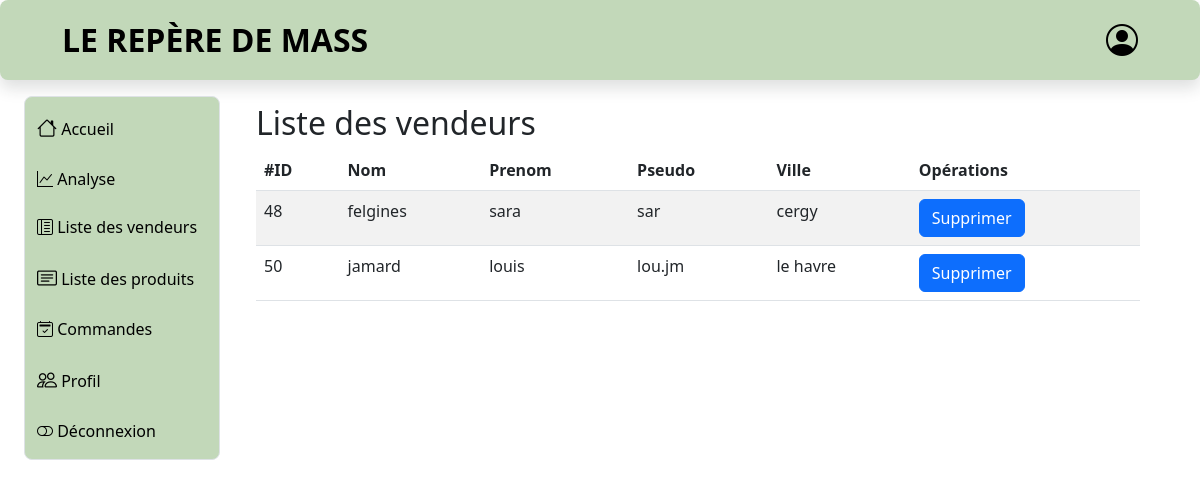
The page /profil/admin/vendeur.php (signed in) on the database as committed earlier.
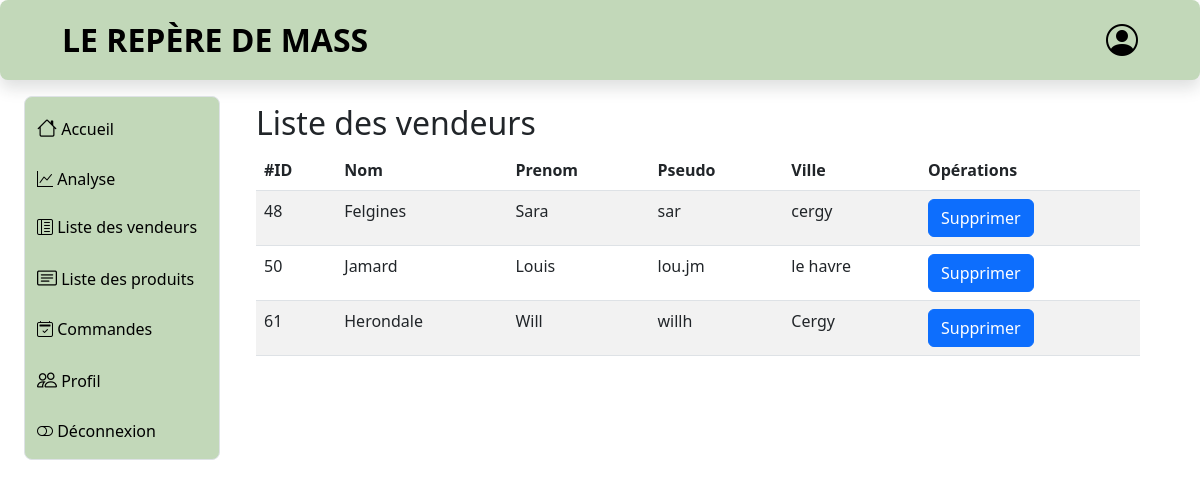
The same page on the database as committed later.
### tables this page shows
CREATE TABLE `utilisateurs` (
  `id` int NOT NULL,
  `nom` varchar(100) NOT NULL,
  `prenom` varchar(100) NOT NULL,
  `pseudo` varchar(100) NOT NULL,
  `ville` varchar(100) NOT NULL,
  `email` varchar(100) NOT NULL,
  `password` text NOT NULL,
  `abonnement` tinyint(1) NOT NULL DEFAULT '0',
  `statut` varchar(40) NOT NULL DEFAULT 'client',
  `token` text NOT NULL,
  `date_inscription` datetime NOT NULL DEFAULT CURRENT_TIMESTAMP
);

### profil/admin/vendeur.php (the view, shortened to what this page needs)
<!DOCTYPE html>
<html lang="fr">
<head>
    <link href="../css/bootstrap.css" rel="stylesheet">
    <link href="../css/bootstrap-icons.css" rel="stylesheet">
    <link href="../css/sidenav.css" rel="stylesheet">
    <link href="../css/header2.css" rel="stylesheet">
    <link href="../css/index.css" rel="stylesheet">
    <link href="../css/profilpage.css" rel="stylesheet">
</head>
<body>
    <header class="shadow rounded-3 bg-light" id="header-box">
        <div class="container-fluid col-11" id="header-container">
            <div class=" d-flex align-items-center justify-content-between">
                <div class="py-3 col-sm-auto justify-content-center">
                    <div id="title">LE REPÈRE DE MASS</div>
                </div>
                <div class="text-end">
                    <a href="main_ad.php" class="d-block link-dark text-decoration-none">
                        <i id="log-logo" class="bi bi-person-circle"></i>
                    </a>
                </div>
            </div>
        </div>
    </header>
    <div class="mt-3 container-fluid pb-3 flex-grow-1 d-flex flex-column flex-sm-row overflow-auto">
        <div class="row flex-grow-sm-1 flex-grow-0 container-fluid">
            <?php include 'barre_navigation_ad.php'; ?>
            <main class="col overflow-auto h-100 w-100">
                <div class="container py-2">
                    <h2>Liste des vendeurs</h2>
                    <table class="table table-striped table-hover">
                        <thead>
                            <tr>
                                <th>#ID</th>
                                <th>Nom</th>
                                <th>Prenom</th>
                                <th>Pseudo</th>
                                <th>Ville</th>
                                <th>Opérations</th>
                            </tr>
                        </thead>
                        <?php
                            require_once '../../include/config.php';
                            $req = $bdd->query("SELECT * FROM utilisateurs");
                            if ($req->rowCount() > 0) {
                                while($utilisateurs = $req->fetch()) {
                                    if($utilisateurs["statut"] == "vendeur"){
                                        echo "<tr>
                                                <td>".$utilisateurs["id"]."</td>
                                                <td>".$utilisateurs["nom"]."</td>
                                                <td>".$utilisateurs["prenom"]."</td>
                                                <td>".$utilisateurs["pseudo"]."</td>
                                                <td>".$utilisateurs["ville"]."</td>
                                                <td>
                                                    <a  class='btn btn-primary' href='supp_vendeur.php?id=".$utilisateurs["id"]."' onclick=\"return confirm('Êtes-vous sûr de vouloir supprimer ce vendeur?');\">Supprimer</a>
                                                </td>
                                            </tr>";
                                    }
                                }
                            }
                        ?>
                    </table>
                </div>
            </main>
        </div>
    </div>
</body>
</html>

Rows that differ between the two databases and show on the page:
changed utilisateurs "sar": nom "felgines" → "Felgines"; prenom "sara" → "Sara"
changed utilisateurs "lou.jm": nom "jamard" → "Jamard"; prenom "louis" → "Louis"
added utilisateurs: id "61", nom "Herondale", prenom "Will", pseudo "willh", ville "Cergy"
